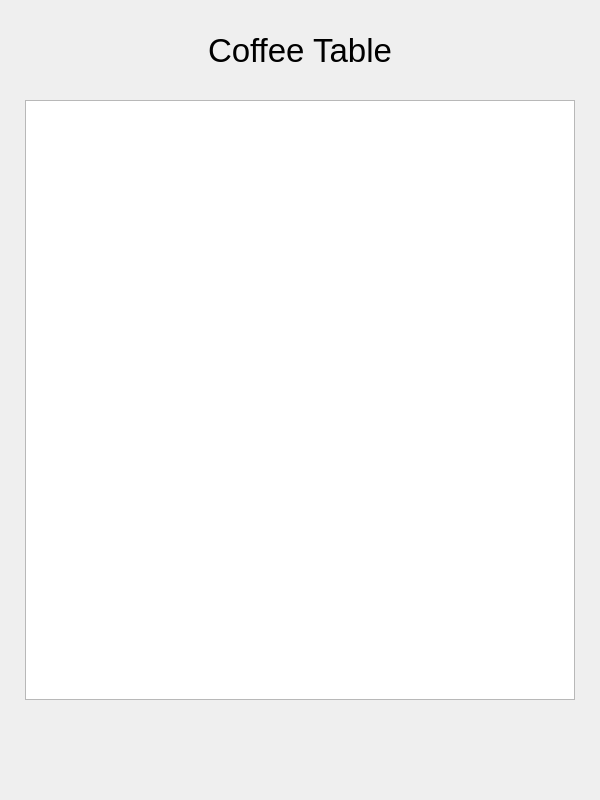
<?xml version="1.0" encoding="UTF-8"?>
<ui version="4.0">
 <class>MainWindow</class>
 <widget class="QMainWindow" name="MainWindow">
  <property name="geometry">
   <rect>
    <x>0</x>
    <y>0</y>
    <width>600</width>
    <height>800</height>
   </rect>
  </property>
  <property name="windowTitle">
   <string>MainWindow</string>
  </property>
  <widget class="QWidget" name="centralwidget">
   <widget class="QLabel" name="name">
    <property name="geometry">
     <rect>
      <x>0</x>
      <y>25</y>
      <width>600</width>
      <height>50</height>
     </rect>
    </property>
    <property name="font">
     <font>
      <pointsize>25</pointsize>
     </font>
    </property>
    <property name="text">
     <string>Coffee Table</string>
    </property>
    <property name="alignment">
     <set>Qt::AlignCenter</set>
    </property>
   </widget>
   <widget class="QTableWidget" name="tableWidget">
    <property name="geometry">
     <rect>
      <x>25</x>
      <y>100</y>
      <width>550</width>
      <height>600</height>
     </rect>
    </property>
   </widget>
  </widget>
 </widget>
 <resources/>
 <connections/>
</ui>
